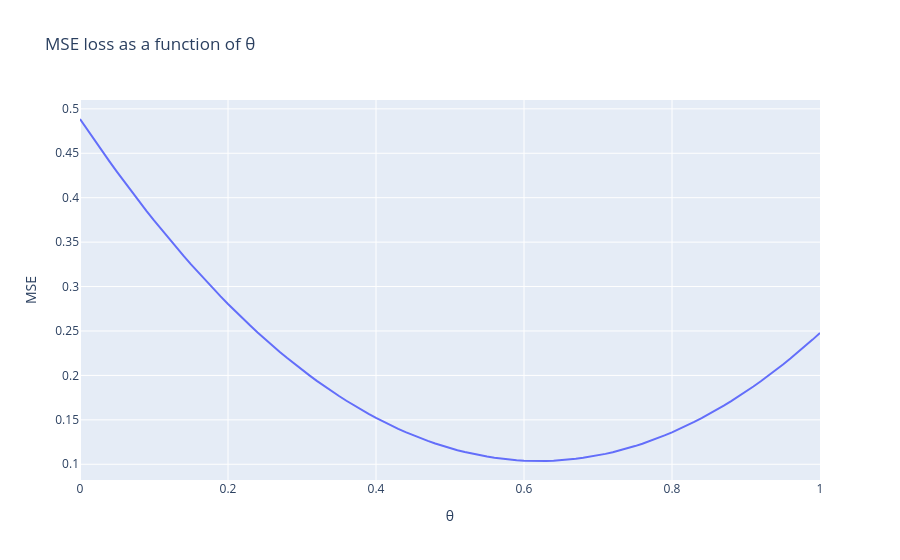

The notebook cell this image was saved under:
### Markdown cell above
### Task 2b

Create a plot that shows the loss curve for $\theta$ in the range [0, 1], using the Mean Squared Error loss function.  
That is, $L(x, y) = \frac{1}{m} \sum [ (f_\theta(x_k) - y_k)^2 ]$. Where $m$ is the number of data points in the training set. Remember: $f_{\theta}(x) = \theta$.


Using the plot find the value of $\theta$ that minimize the loss.

### Code cell
# -- CODE -- for Task 2b goes here.

# le modèle : prédit toujours theta, peu importe x (ligne horizontale)
def f(theta, x):
    return theta

# broadcasting : numpy "étire" le nombre pour le soustraire de chaque case
#   [0.75, 0.49, 0.62] - 0.5  ->  [0.25, -0.01, 0.12]
def mse(y_true, y_pred):
    return np.mean((y_true - y_pred) ** 2)

# comme arange(0, 1, 0.01) mais avec 101 points et inclusif
thetas = np.linspace(0, 1, 101)

losses = []
for t in thetas:
    y_pred = f(t, x_train)        
    loss = mse(y_train, y_pred)   # 40 valeurs vs 1 nombre -> broadcasting -> 1 loss
    losses.append(loss)           # à la fin : 101 losses, une par theta


#show the loss curve
fig = px.line(x=thetas, y=losses, title="MSE loss as a function of θ",
              labels={"x": "θ", "y": "MSE"})
fig.show()

best = np.argmin(losses)
print("best θ =", thetas[best], "  loss =", losses[best])

### Figure 1 — Plotly figure (JSON) as saved in the notebook; plotly's stock layout.template omitted (floating-point values rounded to 4 significant figures)
{"data": [{"hovertemplate": "θ=%{x}<br>MSE=%{y}<extra></extra>", "legendgroup": "", "line": {"color": "#636efa", "dash": "solid"}, "marker": {"symbol": "circle"}, "mode": "lines", "name": "", "orientation": "v", "showlegend": false, "type": "scatter", "x": [0.0, 0.01, 0.02, 0.03, 0.04, 0.05, 0.06, 0.07, 0.08, 0.09, 0.1, 0.11, 0.12, 0.13, 0.14, 0.15, 0.16, 0.17, 0.18, 0.19, 0.2, 0.21, 0.22, 0.23, 0.24, 0.25, 0.26, 0.27, 0.28, 0.29, 0.3, 0.31, 0.32, 0.33, 0.34, 0.35, 0.36, 0.37, 0.38, 0.39, 0.4, 0.41, 0.42, 0.43, 0.44, 0.45, 0.46, 0.47, 0.48, 0.49, 0.5, 0.51, 0.52, 0.53, 0.54, 0.55, 0.56, 0.57, 0.58, 0.59, 0.6, 0.61, 0.62, 0.63, 0.64, 0.65, 0.66, 0.67, 0.68, 0.69, 0.7, 0.71, 0.72, 0.73, 0.74, 0.75, 0.76, 0.77, 0.78, 0.79, 0.8, 0.81, 0.82, 0.83, 0.84, 0.85, 0.86, 0.87, 0.88, 0.89, 0.9, 0.91, 0.92, 0.93, 0.94, 0.95, 0.96, 0.97, 0.98, 0.99, 1.0], "xaxis": "x", "y": [0.4886, 0.4763, 0.4642, 0.4523, 0.4406, 0.429, 0.4177, 0.4066, 0.3957, 0.385, 0.3745, 0.3642, 0.3541, 0.3442, 0.3345, 0.325, 0.3157, 0.3065, 0.2976, 0.2889, 0.2804, 0.2721, 0.264, 0.2561, 0.2484, 0.2409, 0.2336, 0.2265, 0.2196, 0.2128, 0.2063, 0.2, 0.1939, 0.188, 0.1823, 0.1768, 0.1715, 0.1664, 0.1615, 0.1568, 0.1523, 0.148, 0.1438, 0.1399, 0.1362, 0.1327, 0.1294, 0.1263, 0.1234, 0.1207, 0.1182, 0.1159, 0.1138, 0.1119, 0.1101, 0.1086, 0.1073, 0.1062, 0.1053, 0.1046, 0.1041, 0.1038, 0.1037, 0.1038, 0.1041, 0.1046, 0.1053, 0.1061, 0.1072, 0.1085, 0.11, 0.1117, 0.1136, 0.1157, 0.118, 0.1205, 0.1232, 0.1261, 0.1292, 0.1324, 0.1359, 0.1396, 0.1435, 0.1476, 0.1519, 0.1564, 0.1611, 0.166, 0.1711, 0.1764, 0.1819, 0.1875, 0.1934, 0.1995, 0.2058, 0.2123, 0.219, 0.2259, 0.233, 0.2403, 0.2478], "yaxis": "y"}], "layout": {"legend": {"tracegroupgap": 0}, "title": {"text": "MSE loss as a function of θ"}, "xaxis": {"anchor": "y", "domain": [0, 1], "title": {"text": "θ"}}, "yaxis": {"anchor": "x", "domain": [0, 1], "title": {"text": "MSE"}}}}
